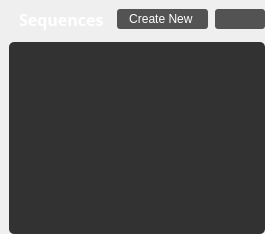
                           <widget class="QFrame" name="frameSequences">
                            <property name="maximumSize">
                             <size>
                              <width>16777215</width>
                              <height>16777215</height>
                             </size>
                            </property>
                            <property name="frameShape">
                             <enum>QFrame::NoFrame</enum>
                            </property>
                            <property name="frameShadow">
                             <enum>QFrame::Raised</enum>
                            </property>
                            <layout class="QVBoxLayout" name="verticalLayout_13">
                             <property name="spacing">
                              <number>9</number>
                             </property>
                             <property name="leftMargin">
                              <number>9</number>
                             </property>
                             <property name="topMargin">
                              <number>0</number>
                             </property>
                             <property name="rightMargin">
                              <number>0</number>
                             </property>
                             <property name="bottomMargin">
                              <number>0</number>
                             </property>
                             <item>
                              <widget class="QFrame" name="frameSequencesTitle">
                               <property name="minimumSize">
                                <size>
                                 <width>0</width>
                                 <height>33</height>
                                </size>
                               </property>
                               <property name="maximumSize">
                                <size>
                                 <width>16777215</width>
                                 <height>33</height>
                                </size>
                               </property>
                               <property name="frameShape">
                                <enum>QFrame::NoFrame</enum>
                               </property>
                               <property name="frameShadow">
                                <enum>QFrame::Raised</enum>
                               </property>
                               <layout class="QHBoxLayout" name="horizontalLayout_19">
                                <property name="leftMargin">
                                 <number>0</number>
                                </property>
                                <property name="topMargin">
                                 <number>9</number>
                                </property>
                                <property name="rightMargin">
                                 <number>0</number>
                                </property>
                                <property name="bottomMargin">
                                 <number>3</number>
                                </property>
                                <item>
                                 <spacer name="spacerSequence">
                                  <property name="orientation">
                                   <enum>Qt::Horizontal</enum>
                                  </property>
                                  <property name="sizeType">
                                   <enum>QSizePolicy::Fixed</enum>
                                  </property>
                                  <property name="sizeHint" stdset="0">
                                   <size>
                                    <width>10</width>
                                    <height>0</height>
                                   </size>
                                  </property>
                                 </spacer>
                                </item>
                                <item>
                                 <widget class="QLabel" name="labelSequence">
                                  <property name="font">
                                   <font>
                                    <family>Source Sans Pro</family>
                                    <pointsize>12</pointsize>
                                    <weight>75</weight>
                                    <bold>true</bold>
                                   </font>
                                  </property>
                                  <property name="styleSheet">
                                   <string notr="true">color: rgb(255, 255, 255);</string>
                                  </property>
                                  <property name="text">
                                   <string>Sequences</string>
                                  </property>
                                  <property name="alignment">
                                   <set>Qt::AlignLeading|Qt::AlignLeft|Qt::AlignVCenter</set>
                                  </property>
                                 </widget>
                                </item>
                                <item>
                                 <spacer name="spacerAddDeleteSequence">
                                  <property name="orientation">
                                   <enum>Qt::Horizontal</enum>
                                  </property>
                                  <property name="sizeType">
                                   <enum>QSizePolicy::Fixed</enum>
                                  </property>
                                  <property name="sizeHint" stdset="0">
                                   <size>
                                    <width>1</width>
                                    <height>20</height>
                                   </size>
                                  </property>
                                 </spacer>
                                </item>
                                <item>
                                 <widget class="QPushButton" name="buttonCreateSequence">
                                  <property name="minimumSize">
                                   <size>
                                    <width>0</width>
                                    <height>20</height>
                                   </size>
                                  </property>
                                  <property name="maximumSize">
                                   <size>
                                    <width>95</width>
                                    <height>20</height>
                                   </size>
                                  </property>
                                  <property name="font">
                                   <font>
                                    <family>Segoe UI</family>
                                    <pointsize>9</pointsize>
                                    <weight>50</weight>
                                    <bold>false</bold>
                                   </font>
                                  </property>
                                  <property name="styleSheet">
                                   <string notr="true">QPushButton
{
	background-color: rgb(83, 83, 83);
	color: rgb(255, 255, 255);
	border-radius: 3px;
}
QPushButton:hover:!pressed
{
	background-color: rgb(100, 100, 100);
}</string>
                                  </property>
                                  <property name="text">
                                   <string>Create New </string>
                                  </property>
                                  <property name="icon">
                                   <iconset resource="cioxoQtResources.qrc">
                                    <normaloff>:/icons/graphics/icons/plus.svg</normaloff>:/icons/graphics/icons/plus.svg</iconset>
                                  </property>
                                 </widget>
                                </item>
                                <item>
                                 <spacer name="horizontalSpacerHorizontal">
                                  <property name="orientation">
                                   <enum>Qt::Horizontal</enum>
                                  </property>
                                  <property name="sizeType">
                                   <enum>QSizePolicy::Fixed</enum>
                                  </property>
                                  <property name="sizeHint" stdset="0">
                                   <size>
                                    <width>1</width>
                                    <height>20</height>
                                   </size>
                                  </property>
                                 </spacer>
                                </item>
                                <item>
                                 <widget class="QPushButton" name="buttonReloadSequence">
                                  <property name="minimumSize">
                                   <size>
                                    <width>50</width>
                                    <height>20</height>
                                   </size>
                                  </property>
                                  <property name="maximumSize">
                                   <size>
                                    <width>50</width>
                                    <height>20</height>
                                   </size>
                                  </property>
                                  <property name="font">
                                   <font>
                                    <family>Roboto</family>
                                    <pointsize>9</pointsize>
                                   </font>
                                  </property>
                                  <property name="styleSheet">
                                   <string notr="true">QPushButton
{
	background-color: rgb(83, 83, 83);
	color: rgb(255, 255, 255);
	border-radius: 3px;
}
QPushButton:hover:!pressed
{
	background-color: rgb(100, 100, 100);
}</string>
                                  </property>
                                  <property name="text">
                                   <string/>
                                  </property>
                                  <property name="icon">
                                   <iconset resource="cioxoQtResources.qrc">
                                    <normaloff>:/icons/graphics/icons/refreshCw.svg</normaloff>:/icons/graphics/icons/refreshCw.svg</iconset>
                                  </property>
                                 </widget>
                                </item>
                               </layout>
                              </widget>
                             </item>
                             <item>
                              <widget class="QListWidget" name="listSequences">
                               <property name="font">
                                <font>
                                 <family>Segoe UI</family>
                                 <pointsize>10</pointsize>
                                </font>
                               </property>
                               <property name="styleSheet">
                                <string notr="true">QListWidget
{
	background-color: rgb(50, 50, 50);
	color: rgb(180, 180, 180);
	border-radius:5px;
}
QListWidget:item:hover:!pressed
{
	background :  rgb(70, 70, 70);
	color: rgb(255, 255, 255);
}

QScrollBar:vertical {
	border: none;
    background: rgb(50, 50, 50);
    width: 8px;
	border-top-right-radius: 4px;
	border-bottom-right-radius: 4px;
 }

/*  HANDLE BAR VERTICAL */
QScrollBar::handle:vertical {	
	background-color: rgb(130, 130, 130);
	min-height: 30px;
	border-radius: 3px;
}
QScrollBar::handle:vertical:hover{	
	background-color: rgb(255, 255, 255);
}
QScrollBar::handle:vertical:pressed {	
	background-color: rgb(200, 200, 200);
}

/* BTN TOP - SCROLLBAR */
QScrollBar::sub-line:vertical {
	border: none;
	background-color: rgb(59, 59, 90);
	height: 0px;
	border-top-left-radius: 3px;
	border-top-right-radius: 3px;
	subcontrol-position: top;
	subcontrol-origin: margin;
}
QScrollBar::sub-line:vertical:hover {	
	background-color: rgb(255, 255, 255);
}
QScrollBar::sub-line:vertical:pressed {	
	background-color: rgb(200, 200, 200);
}

/* BTN BOTTOM - SCROLLBAR */
QScrollBar::add-line:vertical {
	border: none;
	background-color: rgb(59, 59, 90);
	height: 0px;
	border-bottom-left-radius: 7px;
	border-bottom-right-radius: 7px;
	subcontrol-position: bottom;
	subcontrol-origin: margin;
}
QScrollBar::add-line:vertical:hover {	
	background-color: rgb(255, 0, 127);
}
QScrollBar::add-line:vertical:pressed {	
	background-color: rgb(185, 0, 92);
}

/* RESET ARROW */
QScrollBar::up-arrow:vertical, QScrollBar::down-arrow:vertical {
	background: none;
}
QScrollBar::add-page:vertical, QScrollBar::sub-page:vertical {
	background: none;
}</string>
                               </property>
                               <property name="frameShape">
                                <enum>QFrame::NoFrame</enum>
                               </property>
                               <property name="verticalScrollMode">
                                <enum>QAbstractItemView::ScrollPerPixel</enum>
                               </property>
                               <property name="horizontalScrollMode">
                                <enum>QAbstractItemView::ScrollPerPixel</enum>
                               </property>
                               <property name="spacing">
                                <number>4</number>
                               </property>
                               <property name="viewMode">
                                <enum>QListView::ListMode</enum>
                               </property>
                               <property name="sortingEnabled">
                                <bool>false</bool>
                               </property>
                              </widget>
                             </item>
                            </layout>
                           </widget>
